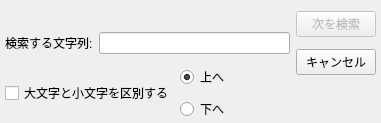
<?xml version="1.0" encoding="UTF-8"?>
<ui version="4.0">
 <class>SearchDialog</class>
 <widget class="QDialog" name="SearchDialog">
  <property name="geometry">
   <rect>
    <x>0</x>
    <y>0</y>
    <width>381</width>
    <height>123</height>
   </rect>
  </property>
  <property name="windowTitle">
   <string>検索</string>
  </property>
  <widget class="QWidget" name="horizontalLayoutWidget">
   <property name="geometry">
    <rect>
     <x>0</x>
     <y>0</y>
     <width>381</width>
     <height>86</height>
    </rect>
   </property>
   <layout class="QHBoxLayout" name="horizontalLayout" stretch="0,0,0">
    <property name="leftMargin">
     <number>5</number>
    </property>
    <property name="topMargin">
     <number>5</number>
    </property>
    <property name="rightMargin">
     <number>5</number>
    </property>
    <property name="bottomMargin">
     <number>5</number>
    </property>
    <item>
     <widget class="QLabel" name="label">
      <property name="text">
       <string>検索する文字列:</string>
      </property>
     </widget>
    </item>
    <item>
     <widget class="QLineEdit" name="query">
      <property name="alignment">
       <set>Qt::AlignLeading|Qt::AlignLeft|Qt::AlignVCenter</set>
      </property>
     </widget>
    </item>
    <item>
     <layout class="QVBoxLayout" name="verticalLayout">
      <item>
       <widget class="QPushButton" name="findNextButton">
        <property name="enabled">
         <bool>false</bool>
        </property>
        <property name="text">
         <string>次を検索</string>
        </property>
       </widget>
      </item>
      <item>
       <widget class="QPushButton" name="cancelButton">
        <property name="text">
         <string>キャンセル</string>
        </property>
       </widget>
      </item>
     </layout>
    </item>
   </layout>
  </widget>
  <widget class="QWidget" name="horizontalLayoutWidget_2">
   <property name="geometry">
    <rect>
     <x>0</x>
     <y>63</y>
     <width>291</width>
     <height>61</height>
    </rect>
   </property>
   <layout class="QHBoxLayout" name="horizontalLayout_2">
    <property name="leftMargin">
     <number>5</number>
    </property>
    <property name="rightMargin">
     <number>5</number>
    </property>
    <item>
     <widget class="QCheckBox" name="matchCase">
      <property name="enabled">
       <bool>true</bool>
      </property>
      <property name="text">
       <string>大文字と小文字を区別する</string>
      </property>
     </widget>
    </item>
    <item>
     <layout class="QVBoxLayout" name="verticalLayout_2">
      <item>
       <widget class="QRadioButton" name="upRadio">
        <property name="text">
         <string>上へ</string>
        </property>
        <property name="checked">
         <bool>true</bool>
        </property>
       </widget>
      </item>
      <item>
       <widget class="QRadioButton" name="downRadio">
        <property name="text">
         <string>下へ</string>
        </property>
       </widget>
      </item>
     </layout>
    </item>
   </layout>
  </widget>
 </widget>
 <resources/>
 <connections/>
</ui>
